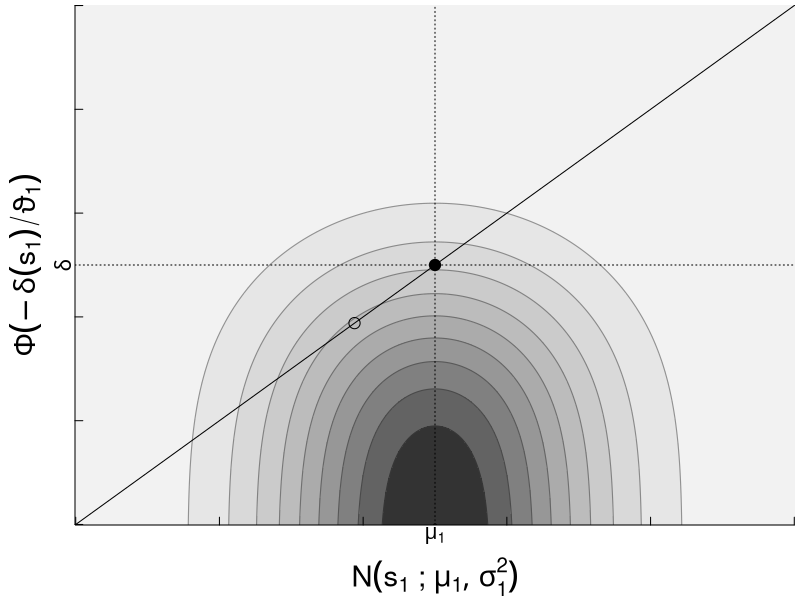
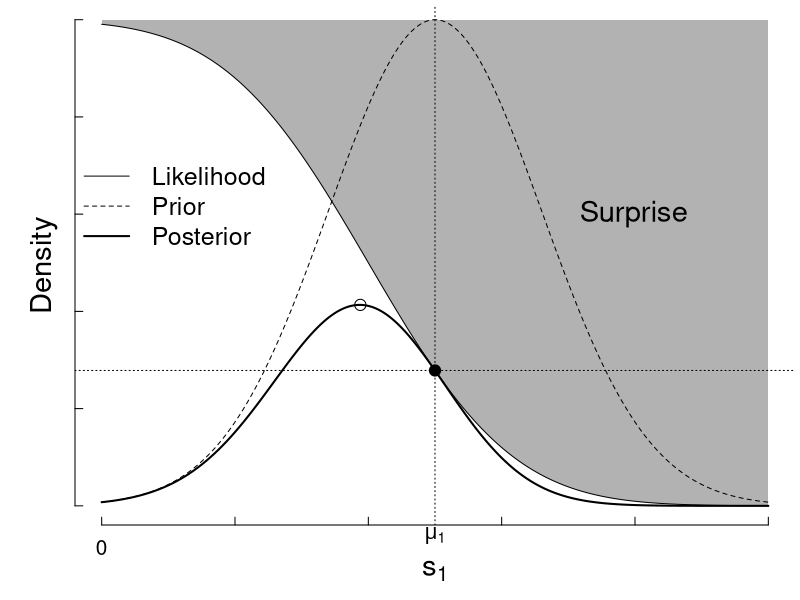

Recreate these plots in R, in order.
###########################################
# Header
oldpar <- par(no.readonly = TRUE)
oldwd <- getwd()
this.dir <- dirname(parent.frame(2)$ofile)
nombre.R <-  sys.frame(1)$ofile
require(tools)
nombre <- print(file_path_sans_ext(nombre.R))
pdf(paste0(nombre,".pdf"))
setwd(this.dir)
#setwd("~/gaming/materias/inferencia_bayesiana/trabajoFinal/imagenes")
#####################################

par(mar=c(3.75,3.75,0.25,0.25))

beta <- 25/6
#caso Equiop muy superior
mu <- c(25,30,25,25)
sigma <- c(8,1,1,1)
mu1_grilla <- seq(mu[1]-25,mu[1]+25,by=0.1)
posterior_ganador <- function(s_1_f,s_1_p,mu= c(25,20,20,20),sigma=c(8,1,1,1),beta=25/6){
  return(dnorm(s_1_f,mu[1],sigma[1])*(1-pnorm(s_1_p,sum(mu[3:4])-(sum(mu[1:2])-mu[1]),sqrt(sum(sigma^2+beta^2)-sigma[1]^2))))
  
}

m <- outer(mu1_grilla,mu1_grilla,posterior_ganador)
levels <- seq(min(m),max(m),length.out = 11)
image(mu1_grilla,mu1_grilla,m,col=rev(gray.colors(10,start=0.2,end=0.95)),breaks = levels,useRaster=T,
      ylab="",xlab="",axes=F)
contour(mu1_grilla,mu1_grilla,m,drawlabels=F,levels = levels,add = T,col=rev(gray.colors(11,start=0,end=0.6)),lwd=1.1)
mtext(text=expression(N(s[1]~";"~mu[1],sigma[1]^2 )) ,side =1,line=2.75,cex=1.75)
mtext(text =expression(Phi(-delta(s[1])/vartheta[1])) ,side =2,line=1.5,cex=1.75)
abline(v=mu[1],lty=3)
abline(h=mu[1],lty=3)
abline(c(0,1))
#lines(c(0,1)*(s_2+s_2-500),c(1,0)*(s_2+s_2-500))
axis(side=2, labels=NA,cex.axis=0.6,tck=0.015)
axis(side=1, labels=NA,cex.axis=0.6,tck=0.015)
axis(lwd=0,side=1, at=mu[1], labels=expression(mu[1]),cex.axis=1.25,line=-0.85,tck=0.015)
axis(lwd=0,side=2, at=mu[1], labels=expression(delta),cex.axis=1.25,line=-1,tck=0.015)
posterior <- apply(diag(dim(m)[1],dim(m)[1])*m,2,sum)
index_max <- which.max(posterior)
max_post <- mu1_grilla[index_max]
points(max_post,max_post,cex=1.5)
points(mu[1],mu[1],pch=19,cex=1.5)


beta <- 25/6

posterior_ganador <- function(s_1,mu,sigma,beta=25/6){
  return(dnorm(s_1,mu[1],sigma[1])*(1-pnorm(s_1,sum(mu[3:4])-(sum(mu[1:2])-mu[1]),sqrt(sum(sigma^2+beta^2)-sigma[1]^2))))
}
prior <- function(s_1,mu,sigma,beta=25/6){
  return(dnorm(s_1,mu[1],sigma[1]))
}
sorpresa_de_ganar <- function(s_1,mu,sigma,beta=25/6){
  return(1-pnorm(s_1,mu[1]-(sum(mu[1:2])-sum(mu[3:4])),sqrt(sum(sigma^2+beta^2)-sigma[1]^2)))
}

plot(mu1_grilla, sorpresa_de_ganar(mu1_grilla,mu,sigma),type="l",axes = F,ann = F,lty=1)
lines(mu1_grilla, prior(mu1_grilla,mu,sigma)/max(prior(mu1_grilla,mu,sigma)),lty=2)
posterior2 <- sorpresa_de_ganar(mu1_grilla,mu,sigma)*prior(mu1_grilla,mu,sigma)/max(prior(mu1_grilla,mu,sigma))
lines(mu1_grilla,posterior2 ,lty=1,lwd=2)

axis(side=2, labels=NA,cex.axis=0.6,tck=0.015)
axis(side=1, labels=NA,cex.axis=0.6,tck=0.015)
axis(lwd=0,side=1, at=0, labels=0,cex.axis=1.25,line=-0.3)
axis(lwd=0,side=1, at=mu[1], labels=expression(mu[1]),cex.axis=1.25,line=-0.85,tck=0.015)
points(mu[1],sorpresa_de_ganar(mu[1],mu,sigma),pch=19,cex=1.5)
points(max_post,posterior2[index_max],cex=1.5)

mid = mu[1]-(sum(mu[1:2])-sum(mu[3:4]))
abline(v=mu[1],lty=3)
abline(h=sorpresa_de_ganar(mu[1],mu,sigma),lty=3)

#y <- 0.1
#segments(mid,y,mu[1],y,lwd=2)
#segments(mid,y+.01,mid,y-0.01,lwd=2)
#segments(mu[1],y+.01,mu[1],y-.01,lwd=2)
#text(mid + (mu[1]-mid)/2, y+0.02,expression(delta) ,cex=1.33)

yy <- c(sorpresa_de_ganar(mu1_grilla,mu,sigma),rep(1,length(mu1_grilla)))
xx <- c(mu1_grilla,rev(mu1_grilla))      
polygon(xx,yy,col=rgb(0,0,0,0.3),border=F)

text(mu1_grilla[4*length(mu1_grilla)%/%5],0.6, "Surprise",srt=0, cex=1.75)

mtext(text= expression(s[1]),side =1,line=2,cex=1.75)
mtext(text ="Density" ,side =2,line=1,cex=1.75)

legend(mu1_grilla[1]-3,0.74,lty = c(1,2,1),lwd=c(1,1,2),
       legend = c("Likelihood","Prior","Posterior"),bty = "n",cex = 1.5)


#######################################
# end 
dev.off()
setwd(oldwd)
par(oldpar, new=F)
#########################################